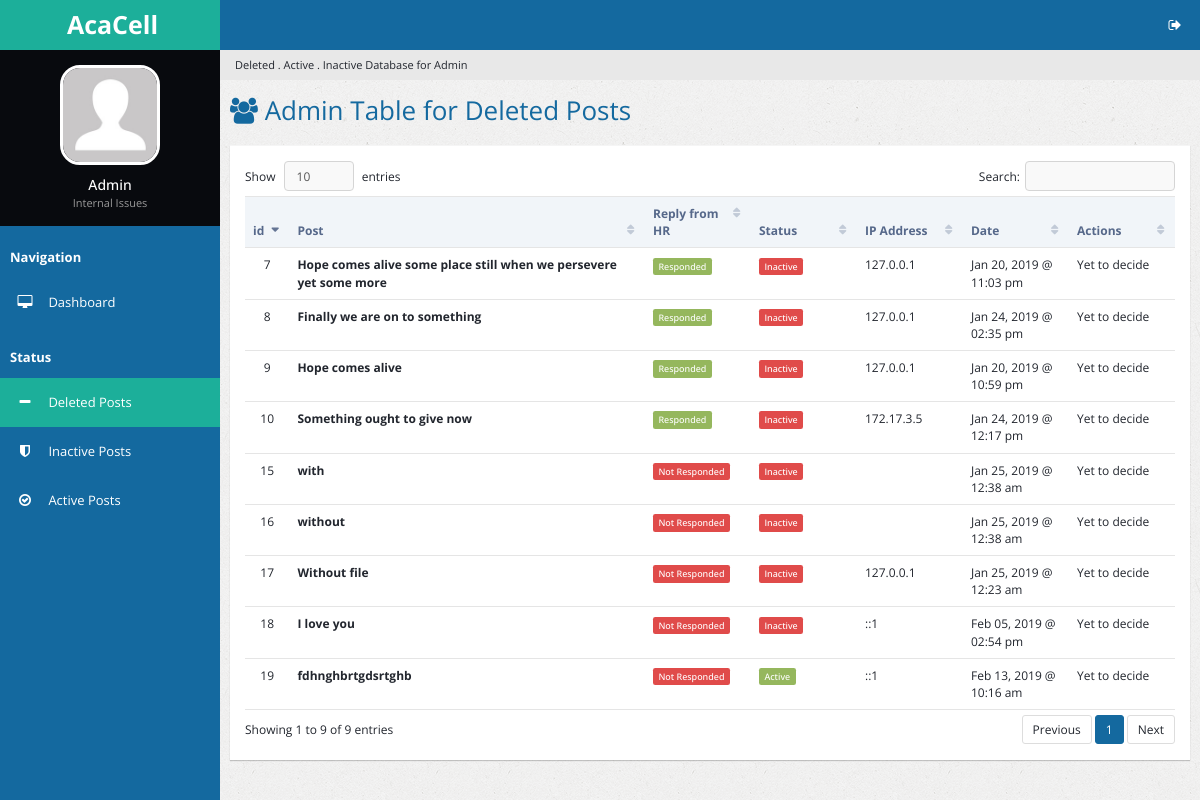
/delposts.php, run on the app's committed database.
### tables this page shows
CREATE TABLE `del_complaints` (
  `del_c_id` int(32) NOT NULL,
  `c_id` int(32) NOT NULL,
  `c_value` varchar(2048) NOT NULL,
  `c_division` varchar(64) NOT NULL,
  `c_date_created` int(16) NOT NULL,
  `c_ip_address` varchar(64) NOT NULL,
  `c_date_stop_display` int(16) NOT NULL,
  `c_image_name1` varchar(64) NOT NULL
);

### delposts.php (the view, shortened to what this page needs)
<?php
    include 'handlers/dbcon.php';
?>
<!DOCTYPE html>
<html lang="en">
<head>
        <link rel="stylesheet" type="text/css" id="theme" href="css/theme-default.css"/>
    </head>
    <body>
        <div class="page-container">
            <div class="page-sidebar">
                <ul class="x-navigation">
                    <li class="xn-logo">
                        <a href="table-export.php"><b>AcaCell</b></a>
                    </li>
                    <li class="xn-profile">
                        <div class="profile">
                            <div class="profile-image">
                                <img src="assets/images/users/avatar.jpg" alt="John Doe"/>
                            </div>
                            <div class="profile-data">
                                <div class="profile-data-name">Admin</div>
                                <div class="profile-data-title">Internal Issues</div>
                            </div>
                        </div>
                    </li>
                   <li class="xn-title"><b>Navigation</b></li>
                    <li>
                        <a href="admin.php"><span class="fa fa-desktop" style="color: white;"></span> <span class="xn-text" style="color: white;">Dashboard</span></a>
                    </li>
                    <li class="xn-title"><b>Status</b></li>
                    <li  class="active">
                        <a href="delposts.php"><span class="fa fa-minus" style="color: white;"></span> <span class="xn-text" style="color: white;">Deleted Posts</span></a>
                    </li>
                    <li>
                        <a href="inactposts.php"><span class="fa fa-shield" style="color: white;"></span> <span class="xn-text" style="color: white;">Inactive Posts</span></a>
                    </li>
                    <li>
                        <a href="actposts.php"><span class="fa fa-check-circle-o" style="color: white;"></span> <span class="xn-text" style="color: white;">Active Posts</span></a>
                    </li>
                  </ul>
            </div>
            <div class="page-content">
                <ul class="x-navigation x-navigation-horizontal x-navigation-panel">
                    <li class="xn-icon-button pull-right">
                        <a href="#" class="mb-control" data-box="#mb-signout"><span class="fa fa-sign-out"></span></a>
                    </li>
                </ul>
                    <ul class="breadcrumb">
                    <li class="active">Deleted . Active . Inactive Database for Admin</li>
                </ul>
                <div class="page-title">
                    <h2><span class="fa fa-users"></span> Admin Table for Deleted Posts</h2>
                </div>
                <div class="page-content-wrap">
                    <div class="row">
                        <div class="col-md-12">
                            <div class="panel panel-default">
                                <div class="panel-body">
                                    <table id="customers2" class="table datatable">
                                        <thead>
                                            <tr>
                                                <th width="50">id</th>
                                                <th width="300">Post</th>
                                                <th width="100">Reply from HR</th>
                                                <th width="100">Status</th>
                                                <th width="100">IP Address</th>
                                                <th width="100">Date</th>
                                                <th width="100">Actions</th>
                                            </tr>
                                        </thead>
                                        <tbody>
                                          <?php
                                            $sql_delpostdisplay = "SELECT * FROM del_complaints";
                                            $success_delpostdisplay = mysqli_query($link, $sql_delpostdisplay);
                                            $cur_time = time();
                                            if ($success_delpostdisplay->num_rows > 0) {
                                              while($rows = $success_delpostdisplay->fetch_assoc()){
                                                $id = $rows['c_id'];
                                                $sql_commentpresent = "SELECT * FROM comments WHERE c_id = '$id'";
                                                $success_commentpresent = mysqli_query($link, $sql_commentpresent);
                                          ?>
                                                <tr id="trow<?php echo $rows['del_c_id']; ?>">
                                                  <td class="text-center"> <?php echo $rows['del_c_id'];; ?> </td>
                                                  <td><strong><?php echo $rows['c_value']; ?></strong></td>
                                                  <td>
                                                    <?php
                                                    if ($success_commentpresent->num_rows > 0) {?>
                                                        <span class='label label-success'>Responded</span>
                                                    <?php }
                                                    elseif ($success_commentpresent->num_rows == 0) {?>
                                                      <span class='label label-danger'>Not Responded</span>
                                                    <?php } ?>
                                                  </td>
                                                  <td><?php
                                                    if ($cur_time < $rows['c_date_stop_display']) {
                                                      echo "<span class='label label-success'>Active</span>";
                                                    }
                                                    elseif ($cur_time > $rows['c_date_stop_display']){
                                                      echo "<span class='label label-danger'>Inactive</span>";
                                                    } ?>
                                                    </td>
                                                    <td><?php echo $rows['c_ip_address']; ?></td>
                                                    <td><?php echo date("M d, Y @ h:i a", $rows['c_date_created']); ?></td>
                                                    <td>Yet to decide</td>
                                                </tr>
                                          <?php
                                                }
                                              }
                                          ?>
                                            </tbody>
                                    </table>
                                </div>
                            </div>
                        </div>
                    </div>
                </div>
            </div>
        </div>
    </body>
</html>

### data on the page
del_complaints: del_c_id "7", c_value "Hope comes alive some place still when we persevere yet some more", shows "Responded", c_date_stop_display "Inactive", c_ip_address "127.0.0.1", c_date_created "Jan 20, 2019 @ 11:03 pm"
del_complaints: del_c_id "8", c_value "Finally we are on to something", shows "Responded", c_date_stop_display "Inactive", c_ip_address "127.0.0.1", c_date_created "Jan 24, 2019 @ 02:35 pm"
del_complaints: del_c_id "9", c_value "Hope comes alive", shows "Responded", c_date_stop_display "Inactive", c_ip_address "127.0.0.1", c_date_created "Jan 20, 2019 @ 10:59 pm"
del_complaints: del_c_id "10", c_value "Something ought to give now", shows "Responded", c_date_stop_display "Inactive", c_ip_address "172.17.3.5", c_date_created "Jan 24, 2019 @ 12:17 pm"
del_complaints: del_c_id "15", c_value "with", shows "Not Responded", c_date_stop_display "Inactive", c_date_created "Jan 25, 2019 @ 12:38 am"
del_complaints: del_c_id "16", c_value "without", shows "Not Responded", c_date_stop_display "Inactive", c_date_created "Jan 25, 2019 @ 12:38 am"
del_complaints: del_c_id "17", c_value "Without file", shows "Not Responded", c_date_stop_display "Inactive", c_ip_address "127.0.0.1", c_date_created "Jan 25, 2019 @ 12:23 am"
del_complaints: del_c_id "18", c_value "I love you", shows "Not Responded", c_date_stop_display "Inactive", c_ip_address "::1", c_date_created "Feb 05, 2019 @ 02:54 pm"
del_complaints: del_c_id "19", c_value "fdhnghbrtgdsrtghb", shows "Not Responded", c_date_stop_display "Active", c_ip_address "::1", c_date_created "Feb 13, 2019 @ 10:16 am"
